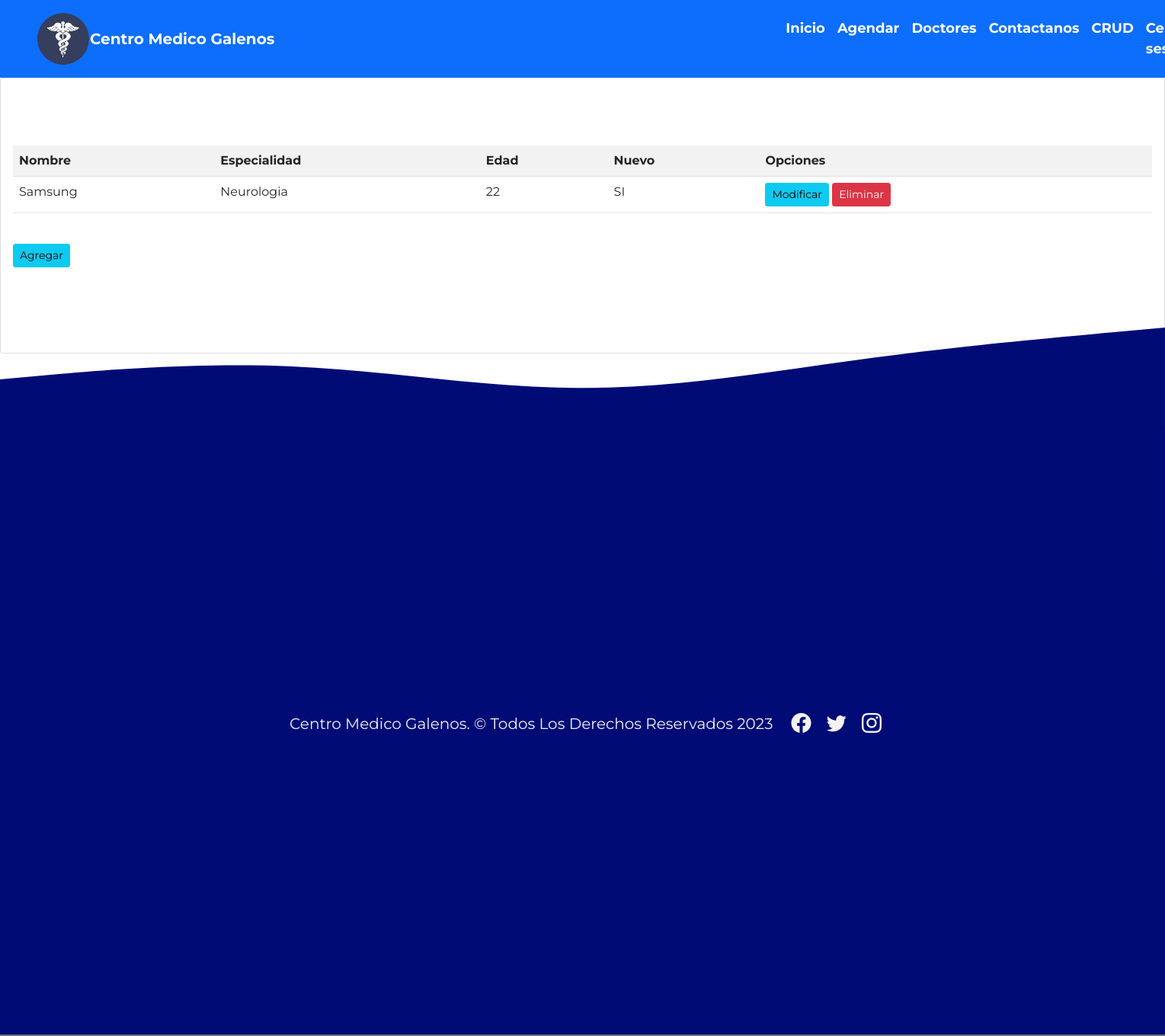
Screenshot of /listar/ (signed in) with the database file from the repository.
### app/models.py (models this page shows, shortened)
class Doctor(models.Model):
    nombre = models.CharField(max_length=50)
    edad = models.IntegerField()
    descripcion = models.TextField()
    nuevo = models.BooleanField()
    especialidad = models.ForeignKey(Especialidad, on_delete=models.PROTECT)
    fechas = models.DateField()
    imagen = models.ImageField(upload_to="docs",null=True)

class Especialidad(models.Model):
    especialidad = models.CharField(max_length=50)
    def __str__(self):
        return self.especialidad

### app/views.py (the view)
# urls.py: path('listar/', listar,name="listar"),
@permission_required('app.view_docs')
def listar (request):
    doctores = Doctor.objects.all()
    data ={
        'doctores' : doctores
    }
    return render(request,'app/docs/listar.html',data)

### app/templates/app/docs/listar.html (shortened to what this page needs)
{% extends 'app/base.html' %}
{% load static %}
{% block contenido %}
<div class="card">
    <div class="card-body">
        <br>
        <br>
        <br>
        <table class="table table-striped table-hover table-responsive-sm">
            <tr>
                <th>Nombre</th>
                <th>Especialidad</th>
                <th>Edad</th>
                <th>Nuevo</th>
                <th>Opciones</th>
            </tr>
            {% for d in doctores  %}
                <tr>
                    <td> {{ d.nombre | title }} </td>
                    <td> {{ d.especialidad }} </td>
                    <td> {{ d.edad }}  </td>
                    <td>
                        {% if d.nuevo == True %}
                        SI
                        {% else %}
                        NO
                        {% endif %} </td>
                    <td>
                        <a href="{% url 'modificar' d.id %}" class="btn btn-info btn-sm">Modificar</a>
                        <a href="#" onclick="eliminarDoc({{ d.id }})" class="btn btn-danger btn-sm">Eliminar</a>
                    </td>
                </tr>
            {% endfor  %}
        </table>
        <br>
        <a href="{% url 'agregar' %}" class="btn btn-info btn-sm">Agregar</a>
        <br>
        <br>
        <br>
        <br>
        <br>
    </div>
</div>
{% endblock %}

### app/static/app/css/main.css (style rules this page uses)
body { font-family: 'Montserrat', sans-serif; overflow-x: hidden; }

### rows the page displays
Doctor: nombre "Samsung", especialidad "Neurologia", edad "22", nuevo "SI"
